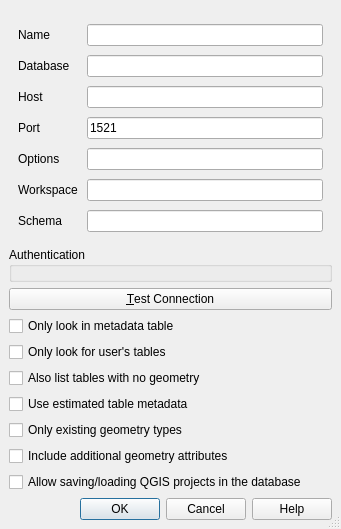
<?xml version="1.0" encoding="UTF-8"?>
<ui version="4.0">
 <class>QgsOracleNewConnectionBase</class>
 <widget class="QDialog" name="QgsOracleNewConnectionBase">
  <property name="geometry">
   <rect>
    <x>0</x>
    <y>0</y>
    <width>341</width>
    <height>511</height>
   </rect>
  </property>
  <property name="sizePolicy">
   <sizepolicy hsizetype="MinimumExpanding" vsizetype="MinimumExpanding">
    <horstretch>0</horstretch>
    <verstretch>0</verstretch>
   </sizepolicy>
  </property>
  <property name="windowTitle">
   <string>Create a New Oracle Connection</string>
  </property>
  <property name="sizeGripEnabled">
   <bool>true</bool>
  </property>
  <property name="modal">
   <bool>true</bool>
  </property>
  <layout class="QGridLayout">
   <property name="leftMargin">
    <number>9</number>
   </property>
   <property name="topMargin">
    <number>9</number>
   </property>
   <property name="rightMargin">
    <number>9</number>
   </property>
   <property name="bottomMargin">
    <number>9</number>
   </property>
   <property name="spacing">
    <number>6</number>
   </property>
   <item row="10" column="0">
    <widget class="QCheckBox" name="cb_projectsInDatabase">
     <property name="text">
      <string>Allow saving/loading QGIS projects in the database</string>
     </property>
    </widget>
   </item>
   <item row="12" column="0">
    <widget class="QDialogButtonBox" name="buttonBox">
     <property name="standardButtons">
      <set>QDialogButtonBox::Cancel|QDialogButtonBox::Help|QDialogButtonBox::Ok</set>
     </property>
    </widget>
   </item>
   <item row="9" column="0">
    <widget class="QCheckBox" name="cb_includeGeoAttributes">
     <property name="toolTip">
      <string/>
     </property>
     <property name="whatsThis">
      <string/>
     </property>
     <property name="text">
      <string>Include additional geometry attributes</string>
     </property>
    </widget>
   </item>
   <item row="5" column="0">
    <widget class="QCheckBox" name="cb_userTablesOnly">
     <property name="toolTip">
      <string>When searching for spatial tables restrict the search to tables that are owned by the user.</string>
     </property>
     <property name="whatsThis">
      <string>&lt;html&gt;&lt;head/&gt;&lt;body&gt;&lt;p&gt;When searching for spatial tables restrict the search to tables that are owned by the user.&lt;/p&gt;&lt;/body&gt;&lt;/html&gt;</string>
     </property>
     <property name="text">
      <string>Only look for user's tables</string>
     </property>
    </widget>
   </item>
   <item row="0" column="0">
    <widget class="QgsMessageBar" name="bar" native="true"/>
   </item>
   <item row="8" column="0">
    <widget class="QCheckBox" name="cb_onlyExistingTypes">
     <property name="toolTip">
      <string>Only list the existing geometry types and don't offer to add others.</string>
     </property>
     <property name="whatsThis">
      <string>&lt;html&gt;&lt;head/&gt;&lt;body&gt;&lt;p&gt;When the layer is setup various metadata is required for the Oracle table. This includes information such as the table row count, geometry type and spatial extents of the data in the geometry column. If the table contains a large number of rows determining this metadata is time consuming.&lt;/p&gt;&lt;p&gt;By activating this option the following fast table metadata operations are done:&lt;/p&gt;&lt;p&gt;1) Row count is determined from all_tables.num_rows.&lt;/p&gt;&lt;p&gt;2) Table extents are always determined with the SDO_TUNE.EXTENTS_OF function even if a layer filter is applied.&lt;/p&gt;&lt;p&gt;3) The table geometry is determined from the first 100 non-null geometry rows in the table.&lt;/p&gt;&lt;/body&gt;&lt;/html&gt;</string>
     </property>
     <property name="text">
      <string>Only existing geometry types</string>
     </property>
    </widget>
   </item>
   <item row="3" column="0">
    <widget class="QPushButton" name="btnConnect">
     <property name="text">
      <string>&amp;Test Connection</string>
     </property>
    </widget>
   </item>
   <item row="1" column="0">
    <layout class="QGridLayout" name="gridLayout">
     <property name="leftMargin">
      <number>9</number>
     </property>
     <property name="topMargin">
      <number>9</number>
     </property>
     <property name="rightMargin">
      <number>9</number>
     </property>
     <property name="bottomMargin">
      <number>9</number>
     </property>
     <property name="spacing">
      <number>9</number>
     </property>
     <item row="5" column="0">
      <widget class="QLabel" name="TextLabel3_4">
       <property name="text">
        <string>Workspace</string>
       </property>
      </widget>
     </item>
     <item row="4" column="1">
      <widget class="QLineEdit" name="txtOptions">
       <property name="echoMode">
        <enum>QLineEdit::Normal</enum>
       </property>
      </widget>
     </item>
     <item row="0" column="1">
      <widget class="QLineEdit" name="txtName">
       <property name="toolTip">
        <string>Name of the new connection</string>
       </property>
      </widget>
     </item>
     <item row="3" column="0">
      <widget class="QLabel" name="TextLabel2_2">
       <property name="text">
        <string>Port</string>
       </property>
       <property name="buddy">
        <cstring>txtPort</cstring>
       </property>
      </widget>
     </item>
     <item row="0" column="0">
      <widget class="QLabel" name="TextLabel1_2">
       <property name="text">
        <string>Name</string>
       </property>
       <property name="buddy">
        <cstring>txtName</cstring>
       </property>
      </widget>
     </item>
     <item row="1" column="0">
      <widget class="QLabel" name="label">
       <property name="text">
        <string>Database</string>
       </property>
       <property name="buddy">
        <cstring>txtDatabase</cstring>
       </property>
      </widget>
     </item>
     <item row="4" column="0">
      <widget class="QLabel" name="TextLabel3_3">
       <property name="text">
        <string>Options</string>
       </property>
      </widget>
     </item>
     <item row="3" column="1">
      <widget class="QLineEdit" name="txtPort">
       <property name="text">
        <string>1521</string>
       </property>
      </widget>
     </item>
     <item row="1" column="1">
      <widget class="QLineEdit" name="txtDatabase">
       <property name="toolTip">
        <string>Database name, or service name (described in tnsnames.ora) if no host and port has been set</string>
       </property>
      </widget>
     </item>
     <item row="2" column="0">
      <widget class="QLabel" name="TextLabel1">
       <property name="text">
        <string>Host</string>
       </property>
       <property name="buddy">
        <cstring>txtHost</cstring>
       </property>
      </widget>
     </item>
     <item row="2" column="1">
      <widget class="QLineEdit" name="txtHost"/>
     </item>
     <item row="5" column="1">
      <widget class="QLineEdit" name="txtWorkspace">
       <property name="echoMode">
        <enum>QLineEdit::Normal</enum>
       </property>
      </widget>
     </item>
     <item row="6" column="0">
      <widget class="QLabel" name="TextLabel3_5">
       <property name="text">
        <string>Schema</string>
       </property>
      </widget>
     </item>
     <item row="6" column="1">
      <widget class="QgsFilterLineEdit" name="txtSchema">
       <property name="toolTip">
        <string>If specified, only tables from the matching schema will be fetched and listed for the provider</string>
       </property>
       <property name="echoMode">
        <enum>QLineEdit::Normal</enum>
       </property>
      </widget>
     </item>
    </layout>
   </item>
   <item row="6" column="0">
    <widget class="QCheckBox" name="cb_allowGeometrylessTables">
     <property name="text">
      <string>Also list tables with no geometry</string>
     </property>
     <property name="checked">
      <bool>false</bool>
     </property>
    </widget>
   </item>
   <item row="4" column="0">
    <widget class="QCheckBox" name="cb_geometryColumnsOnly">
     <property name="toolTip">
      <string>Restrict the displayed tables to those that are in the all_sdo_geom_metadata table</string>
     </property>
     <property name="whatsThis">
      <string>&lt;html&gt;&lt;head/&gt;&lt;body&gt;&lt;p&gt;Restricts the displayed tables to those that are in the all_sdo_geom_metadata view. This can speed up the initial display of spatial tables.&lt;/p&gt;&lt;/body&gt;&lt;/html&gt;</string>
     </property>
     <property name="text">
      <string>Only look in metadata table</string>
     </property>
    </widget>
   </item>
   <item row="2" column="0">
    <widget class="QGroupBox" name="mAuthGroupBox">
     <property name="title">
      <string>Authentication</string>
     </property>
     <layout class="QGridLayout" name="gridLayout_2">
      <property name="leftMargin">
       <number>6</number>
      </property>
      <property name="topMargin">
       <number>6</number>
      </property>
      <property name="rightMargin">
       <number>6</number>
      </property>
      <property name="bottomMargin">
       <number>6</number>
      </property>
      <item row="0" column="0">
       <widget class="QgsAuthSettingsWidget" name="mAuthSettings" native="true"/>
      </item>
     </layout>
    </widget>
   </item>
   <item row="7" column="0">
    <widget class="QCheckBox" name="cb_useEstimatedMetadata">
     <property name="toolTip">
      <string>Use estimated table statistics for the layer metadata.</string>
     </property>
     <property name="whatsThis">
      <string>&lt;html&gt;&lt;head/&gt;&lt;body&gt;&lt;p&gt;When the layer is setup various metadata is required for the Oracle table. This includes information such as the table row count, geometry type and spatial extents of the data in the geometry column. If the table contains a large number of rows determining this metadata is time consuming.&lt;/p&gt;&lt;p&gt;By activating this option the following fast table metadata operations are done:&lt;/p&gt;&lt;p&gt;1) Row count is determined from all_tables.num_rows.&lt;/p&gt;&lt;p&gt;2) Table extents are always determined with the SDO_TUNE.EXTENTS_OF function even if a layer filter is applied.&lt;/p&gt;&lt;p&gt;3) The table geometry is determined from the first 100 non-null geometry rows in the table.&lt;/p&gt;&lt;/body&gt;&lt;/html&gt;</string>
     </property>
     <property name="text">
      <string>Use estimated table metadata</string>
     </property>
    </widget>
   </item>
   <item row="11" column="0">
    <spacer name="verticalSpacer">
     <property name="orientation">
      <enum>Qt::Vertical</enum>
     </property>
     <property name="sizeHint" stdset="0">
      <size>
       <width>20</width>
       <height>0</height>
      </size>
     </property>
    </spacer>
   </item>
  </layout>
 </widget>
 <layoutdefault spacing="6" margin="11"/>
 <customwidgets>
  <customwidget>
   <class>QgsFilterLineEdit</class>
   <extends>QLineEdit</extends>
   <header>qgsfilterlineedit.h</header>
  </customwidget>
  <customwidget>
   <class>QgsMessageBar</class>
   <extends>QWidget</extends>
   <header>qgsmessagebar.h</header>
   <container>1</container>
  </customwidget>
  <customwidget>
   <class>QgsAuthSettingsWidget</class>
   <extends>QWidget</extends>
   <header>qgsauthsettingswidget.h</header>
   <container>1</container>
  </customwidget>
 </customwidgets>
 <tabstops>
  <tabstop>txtName</tabstop>
  <tabstop>txtDatabase</tabstop>
  <tabstop>txtHost</tabstop>
  <tabstop>txtPort</tabstop>
  <tabstop>txtOptions</tabstop>
  <tabstop>txtWorkspace</tabstop>
  <tabstop>txtSchema</tabstop>
  <tabstop>btnConnect</tabstop>
  <tabstop>cb_geometryColumnsOnly</tabstop>
  <tabstop>cb_userTablesOnly</tabstop>
  <tabstop>cb_allowGeometrylessTables</tabstop>
  <tabstop>cb_useEstimatedMetadata</tabstop>
  <tabstop>cb_onlyExistingTypes</tabstop>
  <tabstop>cb_includeGeoAttributes</tabstop>
  <tabstop>cb_projectsInDatabase</tabstop>
 </tabstops>
 <resources/>
 <connections>
  <connection>
   <sender>buttonBox</sender>
   <signal>rejected()</signal>
   <receiver>QgsOracleNewConnectionBase</receiver>
   <slot>reject()</slot>
   <hints>
    <hint type="sourcelabel">
     <x>313</x>
     <y>501</y>
    </hint>
    <hint type="destinationlabel">
     <x>451</x>
     <y>312</y>
    </hint>
   </hints>
  </connection>
  <connection>
   <sender>buttonBox</sender>
   <signal>accepted()</signal>
   <receiver>QgsOracleNewConnectionBase</receiver>
   <slot>accept()</slot>
   <hints>
    <hint type="sourcelabel">
     <x>395</x>
     <y>501</y>
    </hint>
    <hint type="destinationlabel">
     <x>450</x>
     <y>287</y>
    </hint>
   </hints>
  </connection>
 </connections>
</ui>
